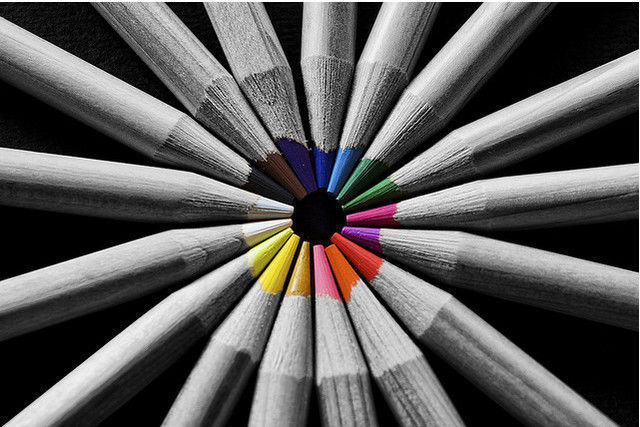
#> input picture Pictures/BW1.jpg, 640 x 427 px
$ python HT.py Pictures/BW1.jpg
#> lines starting #> are read from the running program, lines starting #| are printed output that depends on the picture; after the words box and inside, x2 and y2 are one past the last pixel; in counts of white or black regions, pixels touching at a corner belong together
#!/usr/bin/python3

from sys import argv
import numpy as np
import cv2

def main():
    path = argv[1]
    img = cv2.imread(path, cv2.IMREAD_COLOR)
#> img is the input picture: shape (427, 640, 3); mean B, G, R 89.9, 90.6, 92.4
    res = cv2.imread(path, cv2.IMREAD_COLOR)

    gray = cv2.cvtColor(img, cv2.COLOR_BGR2GRAY)
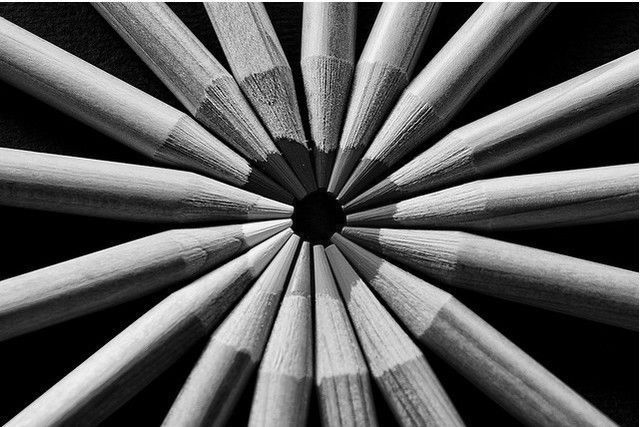
#> gray: shape (427, 640); min 0, max 255, mean 91.1

    edges = cv2.Canny(gray, 50, 200)
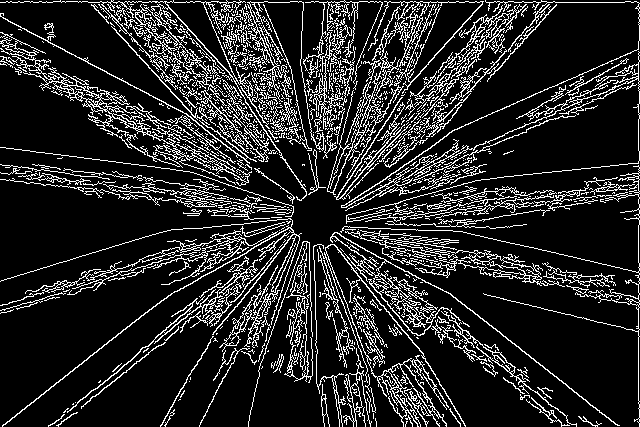
#> edges: shape (427, 640); 15.6% white in thin lines or dots
    # Detect points that form a line

    lines = cv2.HoughLines(edges, 1, np.pi/180, 250)
#> lines = [[2, 1.57], [336, 0.908], [638, 0], [-45, 2.23], [14, 2.06], [333, 0.89], [362, 0.89]]
    if lines is not None:
        for i in range(len(lines)):
            for rho,theta in lines[i]:
                a = np.cos(theta)
                b = np.sin(theta)
                x0 = a*rho
                y0 = b*rho
                x1 = int(x0 + 1000 * (-b))
                y1 = int(y0 + 1000 * (a))
                x2 = int(x0 - 1000 * (-b))
                y2 = int(y0 - 1000 * (a))
                cv2.line(res,(x1, y1),(x2, y2),(0, 0, 255), 2)
#> this loop made 7 passes
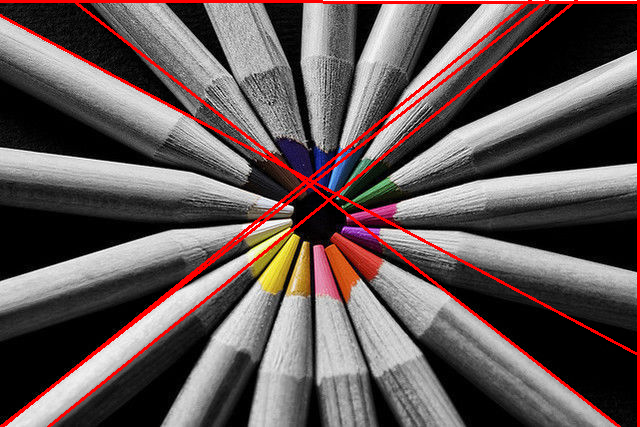
#> res: shape (427, 640, 3); 4.7% of pixels changed, all inside (x1, y1, x2, y2) = (0, 0, 640, 427)

    cv2.imshow("Detected_" + path, res)
    cv2.imshow("Original", img)
    cv2.waitKey(0)
    cv2.destroyAllWindows()


if __name__ == '__main__':
    main()
